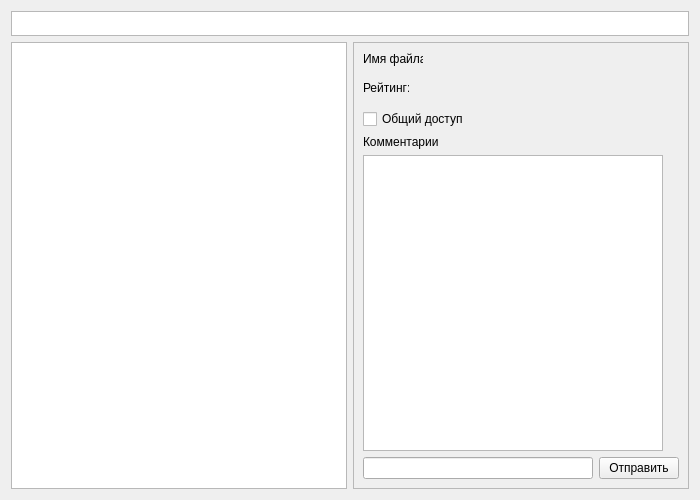
<?xml version="1.0" encoding="UTF-8"?>
<ui version="4.0">
 <class>Dialog</class>
 <widget class="QDialog" name="Dialog">
  <property name="geometry">
   <rect>
    <x>0</x>
    <y>0</y>
    <width>700</width>
    <height>500</height>
   </rect>
  </property>
  <property name="windowTitle">
   <string>Hierarchy Manager</string>
  </property>
  <property name="windowIcon">
   <iconset>
    <normaloff>folder.png</normaloff>folder.png</iconset>
  </property>
  <layout class="QVBoxLayout" name="verticalLayout_3">
   <item>
    <widget class="QListWidget" name="history">
     <property name="maximumSize">
      <size>
       <width>16777215</width>
       <height>25</height>
      </size>
     </property>
     <property name="verticalScrollBarPolicy">
      <enum>Qt::ScrollBarAlwaysOff</enum>
     </property>
     <property name="horizontalScrollBarPolicy">
      <enum>Qt::ScrollBarAlwaysOff</enum>
     </property>
     <property name="flow">
      <enum>QListView::LeftToRight</enum>
     </property>
    </widget>
   </item>
   <item>
    <layout class="QHBoxLayout" name="horizontalLayout">
     <item>
      <widget class="QListView" name="mainView">
       <property name="horizontalScrollBarPolicy">
        <enum>Qt::ScrollBarAlwaysOff</enum>
       </property>
       <property name="dragEnabled">
        <bool>true</bool>
       </property>
       <property name="dragDropMode">
        <enum>QAbstractItemView::DragDrop</enum>
       </property>
       <property name="selectionMode">
        <enum>QAbstractItemView::ExtendedSelection</enum>
       </property>
       <property name="isWrapping" stdset="0">
        <bool>true</bool>
       </property>
       <property name="layoutMode">
        <enum>QListView::SinglePass</enum>
       </property>
       <property name="spacing">
        <number>10</number>
       </property>
       <property name="gridSize">
        <size>
         <width>80</width>
         <height>100</height>
        </size>
       </property>
       <property name="viewMode">
        <enum>QListView::IconMode</enum>
       </property>
      </widget>
     </item>
     <item>
      <widget class="QFrame" name="frame">
       <property name="frameShape">
        <enum>QFrame::StyledPanel</enum>
       </property>
       <property name="frameShadow">
        <enum>QFrame::Raised</enum>
       </property>
       <layout class="QVBoxLayout" name="verticalLayout_2">
        <item>
         <layout class="QHBoxLayout" name="horizontalLayout_3">
          <item>
           <widget class="QLabel" name="label">
            <property name="maximumSize">
             <size>
              <width>60</width>
              <height>16777215</height>
             </size>
            </property>
            <property name="text">
             <string>Имя файла: </string>
            </property>
           </widget>
          </item>
          <item>
           <widget class="QLabel" name="fileName">
            <property name="text">
             <string/>
            </property>
           </widget>
          </item>
         </layout>
        </item>
        <item>
         <layout class="QHBoxLayout" name="horizontalLayout_4">
          <item>
           <widget class="QLabel" name="label_2">
            <property name="maximumSize">
             <size>
              <width>46</width>
              <height>16777215</height>
             </size>
            </property>
            <property name="text">
             <string>Рейтинг:</string>
            </property>
           </widget>
          </item>
          <item>
           <widget class="QPushButton" name="rating">
            <property name="minimumSize">
             <size>
              <width>70</width>
              <height>0</height>
             </size>
            </property>
            <property name="font">
             <font>
              <family>Wingdings</family>
              <pointsize>12</pointsize>
             </font>
            </property>
            <property name="text">
             <string/>
            </property>
            <property name="checkable">
             <bool>false</bool>
            </property>
            <property name="flat">
             <bool>true</bool>
            </property>
           </widget>
          </item>
          <item>
           <spacer name="horizontalSpacer">
            <property name="orientation">
             <enum>Qt::Horizontal</enum>
            </property>
            <property name="sizeHint" stdset="0">
             <size>
              <width>188</width>
              <height>10</height>
             </size>
            </property>
           </spacer>
          </item>
         </layout>
        </item>
        <item>
         <layout class="QHBoxLayout" name="horizontalLayout_5">
          <item>
           <widget class="QCheckBox" name="isShared">
            <property name="text">
             <string>Общий доступ</string>
            </property>
           </widget>
          </item>
         </layout>
        </item>
        <item>
         <widget class="QLabel" name="label_3">
          <property name="text">
           <string>Комментарии</string>
          </property>
         </widget>
        </item>
        <item>
         <widget class="QListView" name="comentsList">
          <property name="maximumSize">
           <size>
            <width>300</width>
            <height>16777215</height>
           </size>
          </property>
          <property name="selectionMode">
           <enum>QAbstractItemView::NoSelection</enum>
          </property>
          <property name="wordWrap">
           <bool>true</bool>
          </property>
         </widget>
        </item>
        <item>
         <layout class="QHBoxLayout" name="horizontalLayout_2">
          <item>
           <widget class="QLineEdit" name="myComment"/>
          </item>
          <item>
           <widget class="QPushButton" name="submitComment">
            <property name="text">
             <string>Отправить</string>
            </property>
           </widget>
          </item>
         </layout>
        </item>
       </layout>
      </widget>
     </item>
    </layout>
   </item>
  </layout>
 </widget>
 <resources/>
 <connections/>
</ui>
